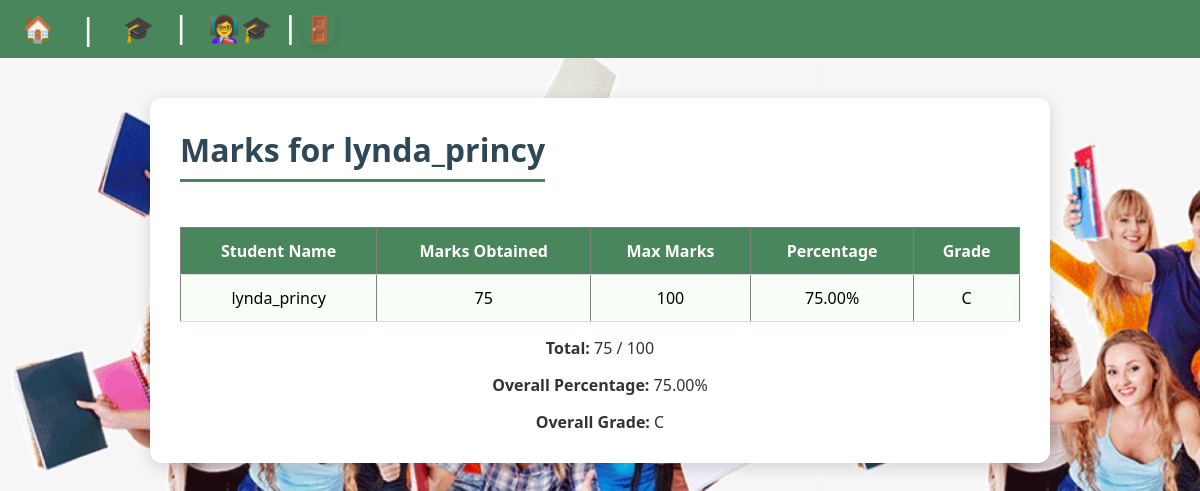
The app's page /mentor/student/1/marks/ (signed in) with its own data.
### mentor/models.py (models this page shows, shortened)
class Student(models.Model):
    user = models.OneToOneField(User,on_delete=models.CASCADE,related_name='student_profile')
    full_name = models.CharField(max_length=200,unique=True)
    mentor = models.ForeignKey('Mentor',on_delete=models.SET_NULL,null=True,blank=True,related_name='students')
    class Meta:
        constraints = [models.UniqueConstraint(Lower('full_name'),name='unique_full_name_case_insensitive')]
        verbose_name = "Student"
        verbose_name_plural = "Students"

class Mark(models.Model):
    student = models.ForeignKey("mentor.Student",on_delete=models.CASCADE,related_name='marks')
    course = models.ForeignKey("courses.Course", on_delete=models.CASCADE)
    marks_obtained = models.PositiveIntegerField()
    max_marks = models.PositiveIntegerField(default=100)
    class Meta:
        constraints = [
            models.UniqueConstraint(fields=['student', 'course'],name='student_course_marks')
        ]
        verbose_name = "Mark"
        verbose_name_plural = "Marks"
    @property
    def percentage(self):
        if self.max_marks == 0:
            return 0
        return (self.marks_obtained / self.max_marks) * 100
    @property
    def grade(self):
        p = self.percentage
        if p >= 90:
            return 'A'
        elif p >= 80:
            return 'B'
        elif p >= 70:
            return 'C'
        elif p >= 60:
            return 'D'
        else:
            return 'F'

### mentor/views.py (the view)
# urls.py: path('student/<int:student_id>/marks/', views.student_marks_view, name='student_marks'),
@login_required
def student_marks_view(request, student_id):
    student = get_object_or_404(Student, id=student_id)
    marks = Mark.objects.filter(student=student).select_related("course")
    total_obtained = sum(m.marks_obtained for m in marks)
    total_max = sum(m.max_marks for m in marks)
    overall_percentage = (total_obtained / total_max * 100) if total_max > 0 else 0
    def get_grade(percentage):
        if percentage >= 90:
            return "A"
        elif percentage >= 80:
            return "B"
        elif percentage >= 70:
            return "C"
        elif percentage >= 60:
            return "D"
        else:
            return "F"
    overall_grade = get_grade(overall_percentage)
    context = {
        "student": student,
        "marks": marks,
        "total_obtained": total_obtained,
        "total_max": total_max,
        "overall_percentage": overall_percentage,
        "overall_grade": overall_grade,
    }
    return render(request, "mentor/student_marks.html", context)

### mentor/templates/mentor/student_marks.html (shortened to what this page needs)
{% extends "layout.html" %}
{% load static %}
{% block content %}
<div class = "marks-container">
<h1>Marks for {{ student.full_name }}</h1>
<table border="1">
  <tr>
    <th>Student Name</th>
    <th>Marks Obtained</th>
    <th>Max Marks</th>
    <th>Percentage</th>
    <th>Grade</th>
  </tr>
  {% for m in marks %}
    <tr>
      <td>{{ m.student.full_name}}</td>
      <td>{{ m.marks_obtained }}</td>
      <td>{{ m.max_marks }}</td>
      <td>{{ m.percentage|floatformat:2 }}%</td>
      <td>{{ m.grade }}</td>
    </tr>
  {% endfor %}
</table>
<p><strong>Total:</strong> {{ total_obtained }} / {{ total_max }}</p>
<p><strong>Overall Percentage:</strong> {{ overall_percentage|floatformat:2 }}%</p>
<p><strong>Overall Grade:</strong> {{ overall_grade }}</p>
</div>
{% endblock %}

### static/css/style.css (style rules this page uses)
* { margin: 0; padding: 0; box-sizing: border-box; }
html,body { height: 100%; }
body { background-color: #bde1b0; font-family: Arial, sans-serif; display: flex; flex-direction: column; min-height: 100vh; }
.marks-container { width: 85%; max-width: 900px; margin: 40px auto; background: #ffffff; padding: 30px; border-radius: 12px; box-shadow: 0 4px 15px rgba(0, 0, 0, 0.15); font-family: "Segoe UI", Arial, sans-serif; }
.marks-container h1 { color: #2f4858; text-align: center; margin-bottom: 25px; font-size: 2rem; border-bottom: 3px solid #4a865c; display: inline-block; padding-bottom: 8px; }
.marks-container table { width: 100%; border-collapse: collapse; margin-top: 20px; }
.marks-container th, .marks-container td { padding: 12px 15px; text-align: center; border-bottom: 1px solid #ddd; }
.marks-container th { background-color: #4a865c; color: white; font-weight: bold; }
.marks-container tr:nth-child(even) { background-color: #f7fff6; }
.marks-container p { font-size: 1rem; margin-top: 15px; text-align: center; color: #333; }

### records on screen
Student: full_name "lynda_princy"
Mark: student.full_name "lynda_princy", marks_obtained "75", max_marks "100", percentage "75.00", grade "C"

### other values on screen
{{ total_obtained }} "75"
{{ total_max }} "100"
{{ overall_percentage|floatformat:2 }} "75.00"
{{ overall_grade }} "C"
